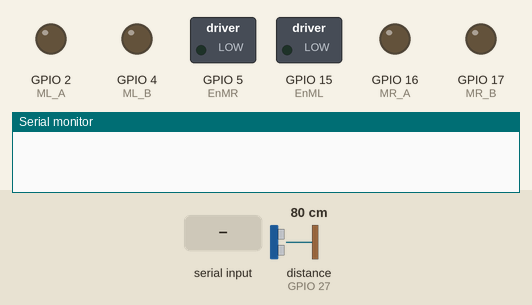
Recording of a sketch running on a simulated ESP32. On the bench: switched loads named in the sketch (green lamp = pin HIGH), output pins drawn as LEDs (lit = HIGH), the last lines printed to the serial monitor. Wiring (inferred from the names in the program): ultrasonic range finder: trigger GPIO 14; echo GPIO 27. The inputs (shaded band) are chosen by the test bench; at power-on: distance to the obstacle (sensor on GPIO 27) 80 cm. The echo pulse lasts 58.3 µs per cm; nothing arrives over Bluetooth unless stated; pins used as bus, display or sensor lines are not drawn.

Above: at 1.2 s.
1.3 s: distance to the obstacle (sensor on GPIO 27) set to 12 cm
2.8 s: distance to the obstacle (sensor on GPIO 27) set to 9 cm
At 3.6 s:
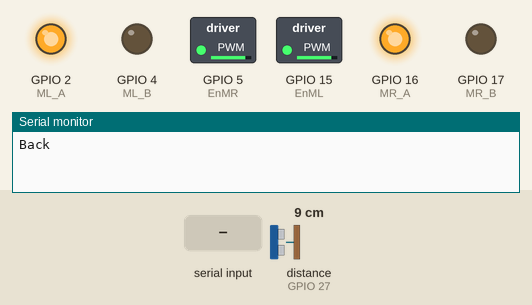
5.8 s: "1" received over the second serial link
8.8 s: "2" received over the second serial link
11.8 s: distance to the obstacle (sensor on GPIO 27) set to 18 cm
At 12.4 s:
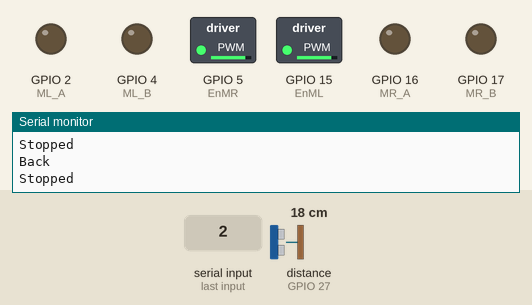
13.3 s: "4" received over the second serial link
At 14.3 s:
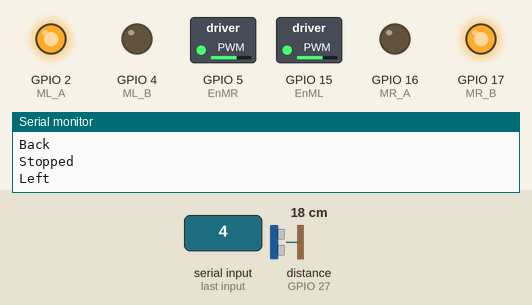
Timing chart, 0 to 15.8 s (numbered marks = the images above; inputs shaded):
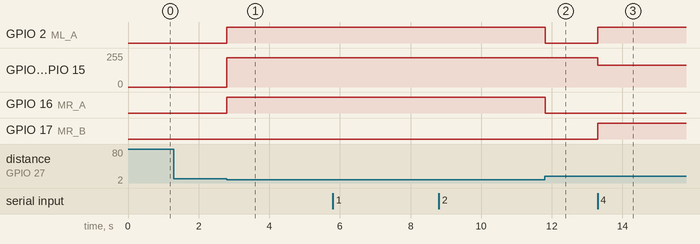

Measured:
- the behaviour switches between 11 and 10 cm on distance to the obstacle (sensor on GPIO 27) (found by bisection; images 0 and 1)
- after the input at 1.3 s, every drawn part: stays the same
- after the input at 2.8 s, GPIO 2 (ML_A), GPIO 16 (MR_A): LOW → HIGH at once; GPIO 5 (EnMR), GPIO 15 (EnML): 0/255 → 218/255 at once
- after the input at 11.8 s, GPIO 2 (ML_A), GPIO 16 (MR_A): HIGH → LOW at once
- after the input at 13.3 s, GPIO 2 (ML_A), GPIO 17 (MR_B): LOW → HIGH at once; GPIO 5 (EnMR), GPIO 15 (EnML): 218/255 → 163/255 at once

The sketch:

20231210RobotAPOriginal.ino
```cpp
#include "BluetoothSerial.h"

#if !defined(CONFIG_BT_ENABLED) || !defined(CONFIG_BLUEDROID_ENABLED)
#error Bluetooth is not enabled! Please run `make menuconfig` to and enable it
#endif

#define EnML 15
#define ML_A 2
#define ML_B 4

#define EnMR 5
#define MR_A 16
#define MR_B 17

#define echoPin_F 27
#define trigPin_F 14

// Variables
long duration_F;

int dist_F;

BluetoothSerial SerialBT;

char dato;
bool activacion = false;

// Configurando los parámetros de PWM
const int frecuencia = 500;
const int canal_L = 0;
const int canal_R = 1;
const int resolucion = 12;

int vel = 3500;

void setup() {
  pinMode(EnML, OUTPUT);
  pinMode(ML_A, OUTPUT);
  pinMode(ML_B, OUTPUT);

  pinMode(EnMR, OUTPUT);
  pinMode(MR_A, OUTPUT);
  pinMode(MR_B, OUTPUT);

  ledcSetup(canal_L, frecuencia, resolucion);
  ledcSetup(canal_R, frecuencia, resolucion);

  ledcAttachPin(EnML, canal_L);
  ledcAttachPin(EnMR, canal_R);

  Serial.begin(115200);
  SerialBT.begin("Robot_ITAM_blue"); //Bluetooth device name

  pinMode(trigPin_F, OUTPUT);   // Se define el pin trigger como SALIDA
  pinMode(echoPin_F, INPUT);    // Se define el pin echo como entrada
}

//-----------------loop----------------
void loop() {
  if (SerialBT.available()) {
    dato = SerialBT.read();

    if (dato == '0'){
      Stop();
    }

    if (dato == '1'){
      Forward();
    }

    if (dato == '2'){
      Right();
    }

    if (dato == '3'){
      Back();
    }

    if (dato == '4'){
      Left();
    }

    if (dato == '5'){
      Slow_Forward();
    }

    if (dato == '6'){
      Slow_Back();
    }

    if (dato == '7'){
      Slow_Left();
    }

    if (dato == '8'){
      Slow_Right();
    }

}

  US_front();
  if(dist_F < 10){
    Back();
    delay(1000);
    Stop();
  }


}

//------------------Funciones----------------

void Forward(){
  ledcWrite(canal_L, vel);
  ledcWrite(canal_R, vel);

  digitalWrite(ML_A, LOW);
  digitalWrite(ML_B, HIGH);
  digitalWrite(MR_A, LOW);
  digitalWrite(MR_B, HIGH);
  Serial.println("Forward");
}

void Back(){
  ledcWrite(canal_L, vel);
  ledcWrite(canal_R, vel);

  digitalWrite(ML_A, HIGH);
  digitalWrite(ML_B, LOW);
  digitalWrite(MR_A, HIGH);
  digitalWrite(MR_B, LOW);
  Serial.println("Back");
}

void Stop(){
  digitalWrite(ML_A, LOW);
  digitalWrite(ML_B, LOW);
  digitalWrite(MR_A, LOW);
  digitalWrite(MR_B, LOW);
  Serial.println("Stopped");
}

void Right(){
  ledcWrite(canal_L, 0.75*vel);
  ledcWrite(canal_R, 0.75*vel);

  digitalWrite(ML_A, LOW);
  digitalWrite(ML_B, HIGH);
  digitalWrite(MR_A, HIGH);
  digitalWrite(MR_B, LOW);
  Serial.println("Right");
}

void Left(){
  ledcWrite(canal_L, 0.75*vel);
  ledcWrite(canal_R, 0.75*vel);

  digitalWrite(ML_A, HIGH);
  digitalWrite(ML_B, LOW);
  digitalWrite(MR_A, LOW);
  digitalWrite(MR_B, HIGH);
  Serial.println("Left");
}

void Slow_Forward(){
  ledcWrite(canal_L, 0.45*vel);
  ledcWrite(canal_R, 0.45*vel);

  digitalWrite(ML_A, LOW);
  digitalWrite(ML_B, HIGH);
  digitalWrite(MR_A, LOW);
  digitalWrite(MR_B, HIGH);
  Serial.println("Slow_Forward");
}

void Slow_Back(){
  ledcWrite(canal_L, 0.45*vel);
  ledcWrite(canal_R, 0.45*vel);

  digitalWrite(ML_A, HIGH);
  digitalWrite(ML_B, LOW);
  digitalWrite(MR_A, HIGH);
  digitalWrite(MR_B, LOW);
  Serial.println("Slow_Back");
}

void Slow_Right(){
  ledcWrite(canal_L, 0.34*vel);
  ledcWrite(canal_R, 0.34*vel);

  digitalWrite(ML_A, LOW);
  digitalWrite(ML_B, HIGH);
  digitalWrite(MR_A, HIGH);
  digitalWrite(MR_B, LOW);
  Serial.println("Slow_Right");
}

void Slow_Left(){
  ledcWrite(canal_L, 0.34*vel);
  ledcWrite(canal_R, 0.34*vel);

  digitalWrite(ML_A, HIGH);
  digitalWrite(ML_B, LOW);
  digitalWrite(MR_A, LOW);
  digitalWrite(MR_B, HIGH);
  Serial.println("Slow_Left");
}

int US_front(){
  digitalWrite(trigPin_F, LOW);
  delayMicroseconds(2);

  digitalWrite(trigPin_F, HIGH);
  delayMicroseconds(10);
  digitalWrite(trigPin_F, LOW);

  duration_F = pulseIn(echoPin_F, HIGH);
  dist_F = duration_F * 0.0343 / 2;


  return dist_F;
}
```
